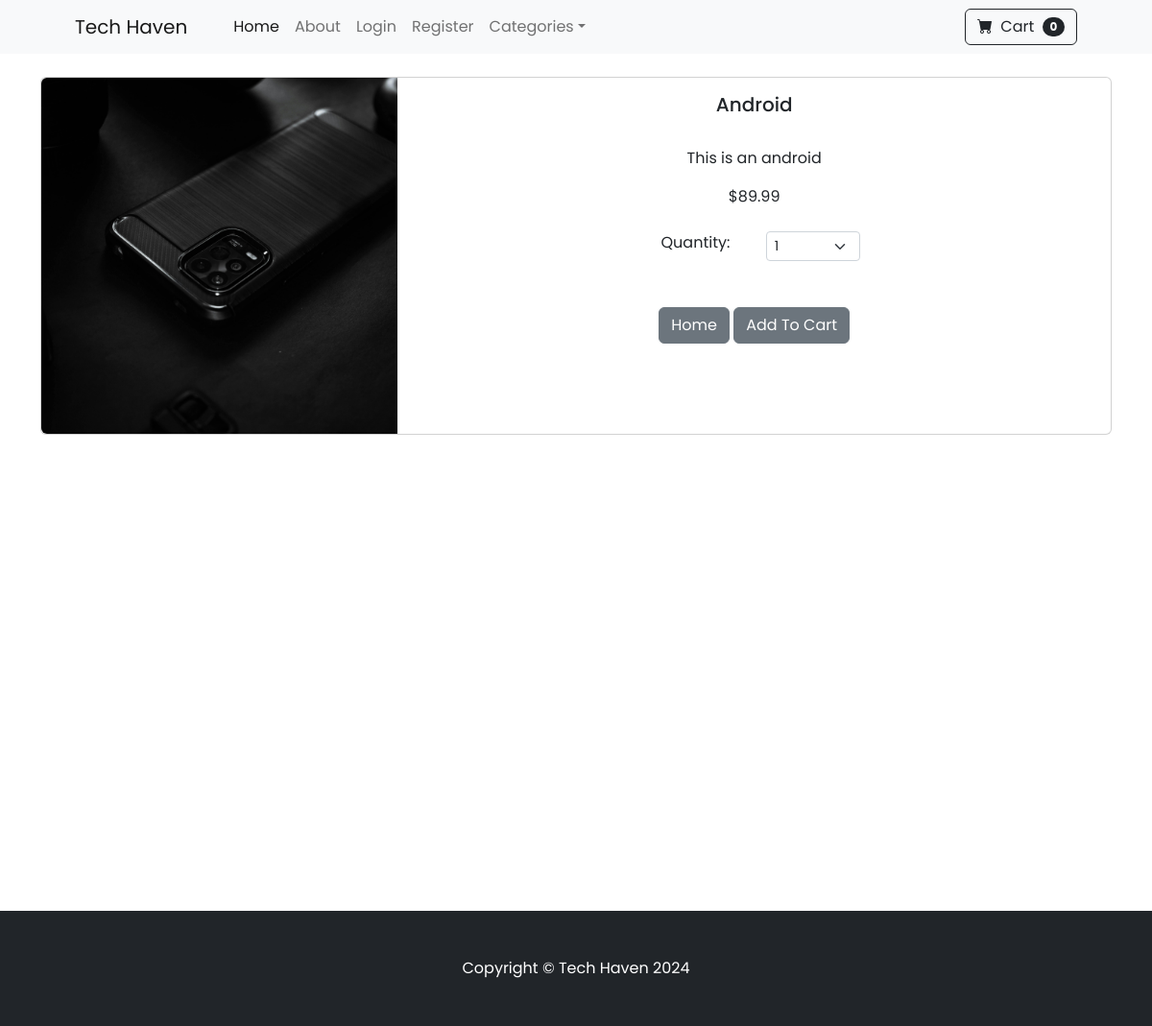
The app's page /product/2 with its own data.
### store/models.py (models this page shows, shortened)
class Product(models.Model):
    name = models.CharField(max_length=50)
    price =models.DecimalField(default= 0, decimal_places=2, max_digits=6)
    category = models.ForeignKey(Category, on_delete= models.CASCADE, default=1) #connects it with the Category model
    description = models.CharField(max_length=50, default='', blank=True, null=True) # blank= True makes it so that you can leave blank
    image =models.ImageField(upload_to='upload/products/') #goes into the media directory
    is_sale = models.BooleanField(default=False) # by default, it's not on sale
    sale_price = models.DecimalField(default=0, decimal_places=2, max_digits=6)

### store/views.py (the view)
# urls.py: path('product/<int:pk>', views.product, name='product'),
def product(request, pk):
    product = Product.objects.get(id=pk) #gets a specific product with a unique primary key
    return render(request, 'product.html', {'product':product})

### cart/cart.py (called while the page is built)
    def __len__(self):
        return len(self.cart) # counts how many things are in the cart

### cart/context_processors.py (called while the page is built)
def cart(request):
    return {'cart': Cart(request)}

### store/templates/product.html (shortened to what this page needs)
{% extends 'base.html' %}
{% block content %}
<div class="container">
<br/>
<div class="card mb-3">
  <div class="row g-0">
    <div class="col-md-4">
      <img src="{{ product.image.url }}" class="img-fluid rounded-start" alt="...">
    </div>
    <div class="col-md-8">
      <div class="card-body">
        <center>
        <h5 class="card-title">{{ product.name }}</h5>
        <br/>
        <p class="card-text justified">{{ product.description }}</p>
        {% if product.is_sale %}
        <div class="d-flex justify-content-center small text-warning mb-2">
                <div class="bi-star-fill"></div>
                &nbsp;&nbsp;Sale!&nbsp;&nbsp;
                <div class="bi-star-fill"></div>
                </div>
                <strike>
                ${{ product.price }}
                </strike>
                &nbsp;
                ${{ product.sale_price }}
        {% else %}
            ${{ product.price }}
        {% endif %}
            <br/><br/>
<div class="row justify-content-center">
    <div class="col-md-2">Quantity:</div>
                <div class="col-md-2">
                <select class="form-select form-select-sm" id="qty-cart">
                  <option value="1">1</option>
                </select>
                </div>
            </div>
            <br/><br/>
        <a href="{% url 'home'%}" class="btn btn-secondary">Home</a>
        <button type="button" value="{{ product.id }}" class="btn btn-secondary" id="add-cart">Add To Cart</button>
    </center>
      </div>
    </div>
  </div>
</div>
</div>
<br/><br/><br/><br/><br/><br/><br/><br/><br/><br/><br/><br/><br/><br/><br/><br/><br/><br/><br/><br/>
{% endblock %}

### store/templates/base.html (style rules this page uses)
body { font-family: 'Poppins', sans-serif; display: flex; flex-direction: column; min-height: 100vh; margin: 0; }

### records on screen
Product: image (picture), name "Android", description "This is an android", price "89.99"

### other values on screen
{{ cart|length }} "0"
